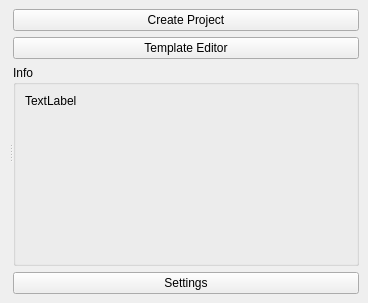
<?xml version="1.0" encoding="UTF-8"?>
<ui version="4.0">
 <class>projectManager</class>
 <widget class="QMainWindow" name="projectManager">
  <property name="geometry">
   <rect>
    <x>0</x>
    <y>0</y>
    <width>368</width>
    <height>303</height>
   </rect>
  </property>
  <property name="windowTitle">
   <string>Project Manager</string>
  </property>
  <widget class="QWidget" name="centralwidget">
   <layout class="QVBoxLayout" name="verticalLayout_2">
    <item>
     <widget class="QSplitter" name="splitter">
      <property name="orientation">
       <enum>Qt::Horizontal</enum>
      </property>
      <widget class="QWidget" name="verticalLayoutWidget">
       <layout class="QVBoxLayout" name="projectList_ly"/>
      </widget>
      <widget class="QWidget" name="">
       <layout class="QVBoxLayout" name="verticalLayout">
        <item>
         <widget class="QPushButton" name="create_btn">
          <property name="text">
           <string>Create Project</string>
          </property>
         </widget>
        </item>
        <item>
         <widget class="QPushButton" name="templateEditor_btn">
          <property name="text">
           <string>Template Editor</string>
          </property>
         </widget>
        </item>
        <item>
         <widget class="QGroupBox" name="groupBox">
          <property name="title">
           <string>Info</string>
          </property>
          <layout class="QVBoxLayout" name="verticalLayout_3">
           <item>
            <widget class="QLabel" name="info_lb">
             <property name="text">
              <string>TextLabel</string>
             </property>
             <property name="alignment">
              <set>Qt::AlignLeading|Qt::AlignLeft|Qt::AlignTop</set>
             </property>
            </widget>
           </item>
          </layout>
         </widget>
        </item>
        <item>
         <widget class="QPushButton" name="settings_btn">
          <property name="text">
           <string>Settings</string>
          </property>
         </widget>
        </item>
       </layout>
      </widget>
     </widget>
    </item>
   </layout>
  </widget>
 </widget>
 <resources/>
 <connections/>
</ui>
